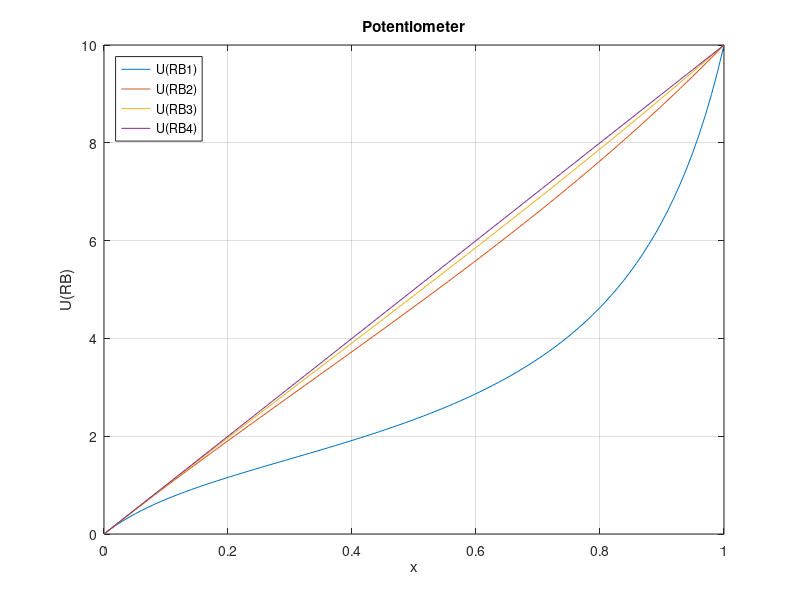

MATLAB code to generate this figure:
%Author: Robbe De Groeve

%Pre execution operations
clear all;
close all;
clc;

%initialize the variables
%*************************************************************************
%The different values of the load resistance
RB1 = 220;
RB2 = 3300; 
RB3 = 10e3; 
RB4=10e99 ;

%The potentiometer
r =1000; 

%The voltage supply
UI=10;



%Solve the equations
%*************************************************************************
%Return a linearly spaced vector from 0 to 1 with 100 elements
x=linspace(0,1);

%generate 4 vectors with the different RB values
urb1=UI*x*RB1./(r*(1-x).*x+RB1);
urb2=UI*x*RB2./(r*(1-x).*x+RB2);
urb3=UI*x*RB3./(r*(1-x).*x+RB3);
urb4=UI*x*RB4./(r*(1-x).*x+RB4);


%Plot the results
%*************************************************************************
%Plot the graphs
plot(x,urb1);
hold on;
plot(x,urb2);
plot (x,urb3);
plot (x,urb4);

%Generate the legend
title ('Potentiometer');
legend ('U(RB1)','U(RB2)','U(RB3)','U(RB4)');
legend('Location','northwest');
grid on;
xlabel('x');
ylabel('U(RB)') ;


